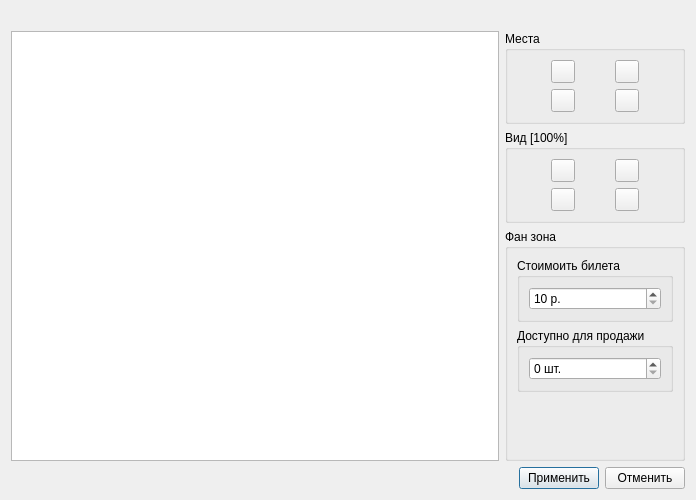
<?xml version="1.0" encoding="UTF-8"?>
<ui version="4.0">
 <class>CActionTicketsManagement</class>
 <widget class="QDialog" name="CActionTicketsManagement">
  <property name="geometry">
   <rect>
    <x>0</x>
    <y>0</y>
    <width>696</width>
    <height>500</height>
   </rect>
  </property>
  <property name="windowTitle">
   <string>Управление билетами</string>
  </property>
  <layout class="QGridLayout" name="gridLayout_6">
   <item row="0" column="0" colspan="2">
    <widget class="QLabel" name="lPlace">
     <property name="text">
      <string/>
     </property>
    </widget>
   </item>
   <item row="1" column="0">
    <widget class="QGraphicsView" name="gvScene"/>
   </item>
   <item row="1" column="1">
    <layout class="QVBoxLayout" name="verticalLayout">
     <item>
      <widget class="QGroupBox" name="groupBox_4">
       <property name="title">
        <string>Места</string>
       </property>
       <layout class="QGridLayout" name="gridLayout">
        <item row="0" column="0">
         <widget class="QToolButton" name="tbnAvaible">
          <property name="icon">
           <iconset resource="actionWidget_res.qrc">
            <normaloff>:/images/avaible.png</normaloff>:/images/avaible.png</iconset>
          </property>
          <property name="checkable">
           <bool>true</bool>
          </property>
         </widget>
        </item>
        <item row="0" column="1">
         <widget class="QToolButton" name="tbnNotAvaible">
          <property name="icon">
           <iconset resource="actionWidget_res.qrc">
            <normaloff>:/images/unavaible.png</normaloff>:/images/unavaible.png</iconset>
          </property>
          <property name="checkable">
           <bool>true</bool>
          </property>
         </widget>
        </item>
        <item row="2" column="0">
         <widget class="QToolButton" name="tbnShow">
          <property name="icon">
           <iconset resource="actionWidget_res.qrc">
            <normaloff>:/images/show.png</normaloff>:/images/show.png</iconset>
          </property>
          <property name="checkable">
           <bool>true</bool>
          </property>
         </widget>
        </item>
        <item row="2" column="1">
         <widget class="QToolButton" name="tbnHide">
          <property name="icon">
           <iconset resource="actionWidget_res.qrc">
            <normaloff>:/images/hide.png</normaloff>:/images/hide.png</iconset>
          </property>
          <property name="checkable">
           <bool>true</bool>
          </property>
         </widget>
        </item>
       </layout>
      </widget>
     </item>
     <item>
      <widget class="QGroupBox" name="gbxScale">
       <property name="title">
        <string>Вид [100%]</string>
       </property>
       <layout class="QGridLayout" name="gridLayout_2">
        <item row="0" column="0">
         <widget class="QToolButton" name="tbnZoomIn">
          <property name="icon">
           <iconset resource="../placesWidget/placeWidget_res.qrc">
            <normaloff>:/images/zoomIn.png</normaloff>:/images/zoomIn.png</iconset>
          </property>
         </widget>
        </item>
        <item row="0" column="1">
         <widget class="QToolButton" name="tbnDrag">
          <property name="icon">
           <iconset resource="../placesWidget/placeWidget_res.qrc">
            <normaloff>:/images/drag.png</normaloff>:/images/drag.png</iconset>
          </property>
          <property name="checkable">
           <bool>true</bool>
          </property>
         </widget>
        </item>
        <item row="1" column="0">
         <widget class="QToolButton" name="tbnZoomOut">
          <property name="icon">
           <iconset resource="../placesWidget/placeWidget_res.qrc">
            <normaloff>:/images/zoomOut.png</normaloff>:/images/zoomOut.png</iconset>
          </property>
         </widget>
        </item>
        <item row="1" column="1">
         <widget class="QToolButton" name="tbnZoomDefault">
          <property name="icon">
           <iconset resource="../placesWidget/placeWidget_res.qrc">
            <normaloff>:/images/zoomDefault.png</normaloff>:/images/zoomDefault.png</iconset>
          </property>
         </widget>
        </item>
       </layout>
      </widget>
     </item>
     <item>
      <widget class="QGroupBox" name="groupBox_5">
       <property name="title">
        <string>Фан зона</string>
       </property>
       <layout class="QGridLayout" name="gridLayout_5">
        <item row="0" column="0">
         <widget class="QGroupBox" name="groupBox">
          <property name="title">
           <string>Стоимоить билета</string>
          </property>
          <layout class="QGridLayout" name="gridLayout_3">
           <item row="0" column="0">
            <widget class="QSpinBox" name="sbxPrice">
             <property name="suffix">
              <string> р.</string>
             </property>
             <property name="minimum">
              <number>10</number>
             </property>
             <property name="maximum">
              <number>1000000</number>
             </property>
             <property name="singleStep">
              <number>10</number>
             </property>
            </widget>
           </item>
          </layout>
         </widget>
        </item>
        <item row="1" column="0">
         <widget class="QGroupBox" name="groupBox_2">
          <property name="title">
           <string>Доступно для продажи</string>
          </property>
          <layout class="QGridLayout" name="gridLayout_4">
           <item row="0" column="0">
            <widget class="QSpinBox" name="sbxFanTicketsCount">
             <property name="suffix">
              <string> шт.</string>
             </property>
             <property name="maximum">
              <number>1000000</number>
             </property>
             <property name="singleStep">
              <number>10</number>
             </property>
            </widget>
           </item>
          </layout>
         </widget>
        </item>
        <item row="2" column="0">
         <spacer name="verticalSpacer">
          <property name="orientation">
           <enum>Qt::Vertical</enum>
          </property>
          <property name="sizeHint" stdset="0">
           <size>
            <width>20</width>
            <height>40</height>
           </size>
          </property>
         </spacer>
        </item>
       </layout>
      </widget>
     </item>
    </layout>
   </item>
   <item row="2" column="0" colspan="2">
    <layout class="QHBoxLayout" name="horizontalLayout">
     <item>
      <spacer name="horizontalSpacer">
       <property name="orientation">
        <enum>Qt::Horizontal</enum>
       </property>
       <property name="sizeHint" stdset="0">
        <size>
         <width>40</width>
         <height>20</height>
        </size>
       </property>
      </spacer>
     </item>
     <item>
      <widget class="QPushButton" name="pbnApply">
       <property name="text">
        <string>Применить</string>
       </property>
       <property name="icon">
        <iconset resource="../main_res.qrc">
         <normaloff>:/images/apply.png</normaloff>:/images/apply.png</iconset>
       </property>
      </widget>
     </item>
     <item>
      <widget class="QPushButton" name="pbnCancel">
       <property name="text">
        <string>Отменить</string>
       </property>
       <property name="icon">
        <iconset resource="../main_res.qrc">
         <normaloff>:/images/cancel.png</normaloff>:/images/cancel.png</iconset>
       </property>
      </widget>
     </item>
    </layout>
   </item>
  </layout>
 </widget>
 <resources>
  <include location="../main_res.qrc"/>
  <include location="actionWidget_res.qrc"/>
  <include location="../placesWidget/placeWidget_res.qrc"/>
 </resources>
 <connections/>
</ui>
